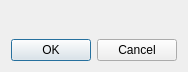
<ui version="4.0" >
 <comment>*********************************************************************
**
** Copyright (C) 2007-2008 Trolltech ASA. All rights reserved.
**
** This file is part of the tools applications of the Qt Toolkit.
**
** This file may be used under the terms of the GNU General Public
** License versions 2.0 or 3.0 as published by the Free Software
** Foundation and appearing in the files LICENSE.GPL2 and LICENSE.GPL3
** included in the packaging of this file.  Alternatively you may (at
** your option) use any later version of the GNU General Public
** License if such license has been publicly approved by Trolltech ASA
** (or its successors, if any) and the KDE Free Qt Foundation.
**
** Please review the following information to ensure GNU General
** Public Licensing requirements will be met:
** http://trolltech.com/products/qt/licenses/licensing/opensource/. If
** you are unsure which license is appropriate for your use, please
** review the following information:
** http://trolltech.com/products/qt/licenses/licensing/licensingoverview
** or contact the sales department at sales@trolltech.com.
**
** In addition, as a special exception, Trolltech, as the sole
** copyright holder for Qt Designer, grants users of the Qt/Eclipse
** Integration plug-in the right for the Qt/Eclipse Integration to
** link to functionality provided by Qt Designer and its related
** libraries.
**
** This file is provided "AS IS" with NO WARRANTY OF ANY KIND,
** INCLUDING THE WARRANTIES OF DESIGN, MERCHANTABILITY AND FITNESS FOR
** A PARTICULAR PURPOSE. Trolltech reserves all rights not expressly
** granted herein.
**
** This file is provided AS IS with NO WARRANTY OF ANY KIND, INCLUDING THE
** WARRANTY OF DESIGN, MERCHANTABILITY AND FITNESS FOR A PARTICULAR PURPOSE.
**
*********************************************************************</comment>
 <class>QtGradientViewDialog</class>
 <widget class="QDialog" name="QtGradientViewDialog" >
  <property name="geometry" >
   <rect>
    <x>0</x>
    <y>0</y>
    <width>178</width>
    <height>72</height>
   </rect>
  </property>
  <property name="windowTitle" >
   <string>Select Gradient</string>
  </property>
  <layout class="QVBoxLayout" >
   <item>
    <widget class="QtGradientView" name="gradientView" >
     <property name="sizePolicy" >
      <sizepolicy vsizetype="MinimumExpanding" hsizetype="MinimumExpanding" >
       <horstretch>0</horstretch>
       <verstretch>0</verstretch>
      </sizepolicy>
     </property>
    </widget>
   </item>
   <item>
    <widget class="QDialogButtonBox" name="buttonBox" >
     <property name="orientation" >
      <enum>Qt::Horizontal</enum>
     </property>
     <property name="standardButtons" >
      <set>QDialogButtonBox::Cancel|QDialogButtonBox::Ok</set>
     </property>
    </widget>
   </item>
  </layout>
 </widget>
 <customwidgets>
  <customwidget>
   <class>QtGradientView</class>
   <extends>QFrame</extends>
   <header>qtgradientview.h</header>
   <container>1</container>
  </customwidget>
 </customwidgets>
 <resources/>
 <connections>
  <connection>
   <sender>buttonBox</sender>
   <signal>accepted()</signal>
   <receiver>QtGradientViewDialog</receiver>
   <slot>accept()</slot>
   <hints>
    <hint type="sourcelabel" >
     <x>72</x>
     <y>224</y>
    </hint>
    <hint type="destinationlabel" >
     <x>21</x>
     <y>243</y>
    </hint>
   </hints>
  </connection>
  <connection>
   <sender>buttonBox</sender>
   <signal>rejected()</signal>
   <receiver>QtGradientViewDialog</receiver>
   <slot>reject()</slot>
   <hints>
    <hint type="sourcelabel" >
     <x>168</x>
     <y>233</y>
    </hint>
    <hint type="destinationlabel" >
     <x>152</x>
     <y>251</y>
    </hint>
   </hints>
  </connection>
 </connections>
</ui>
